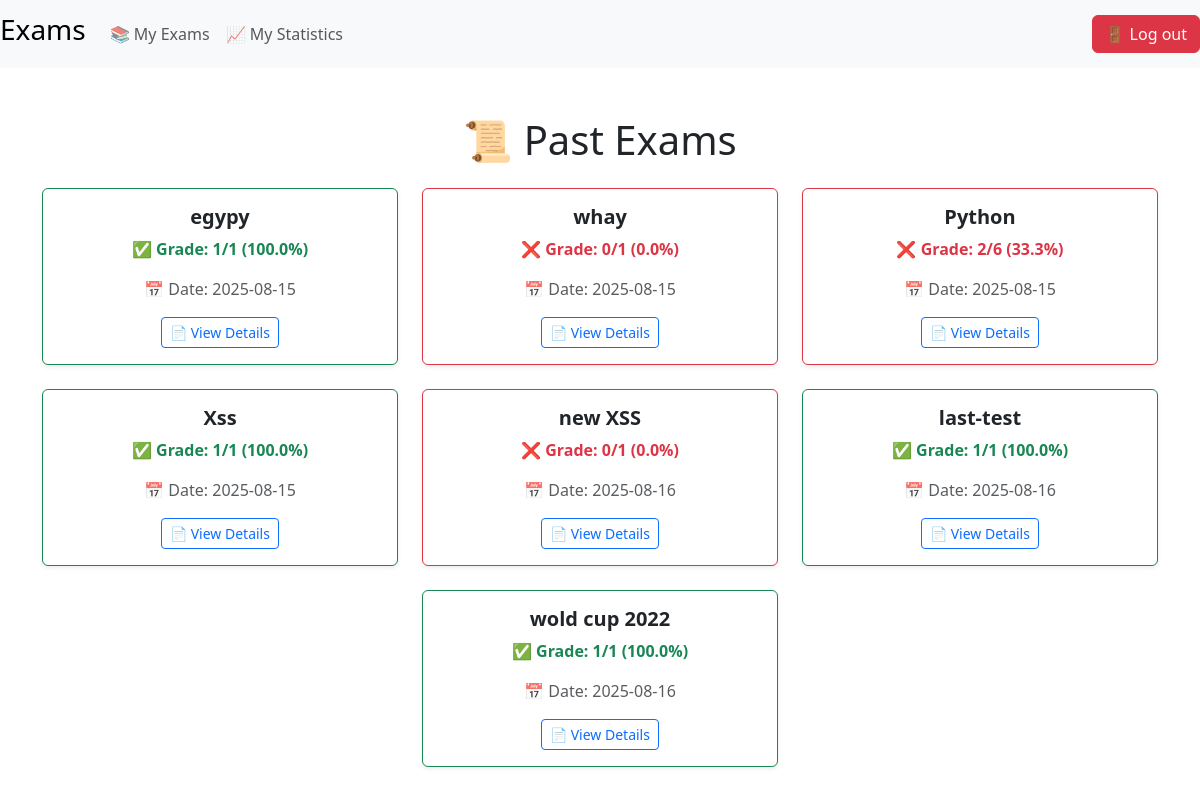
The page /my_exams (signed in) on the database as committed earlier.
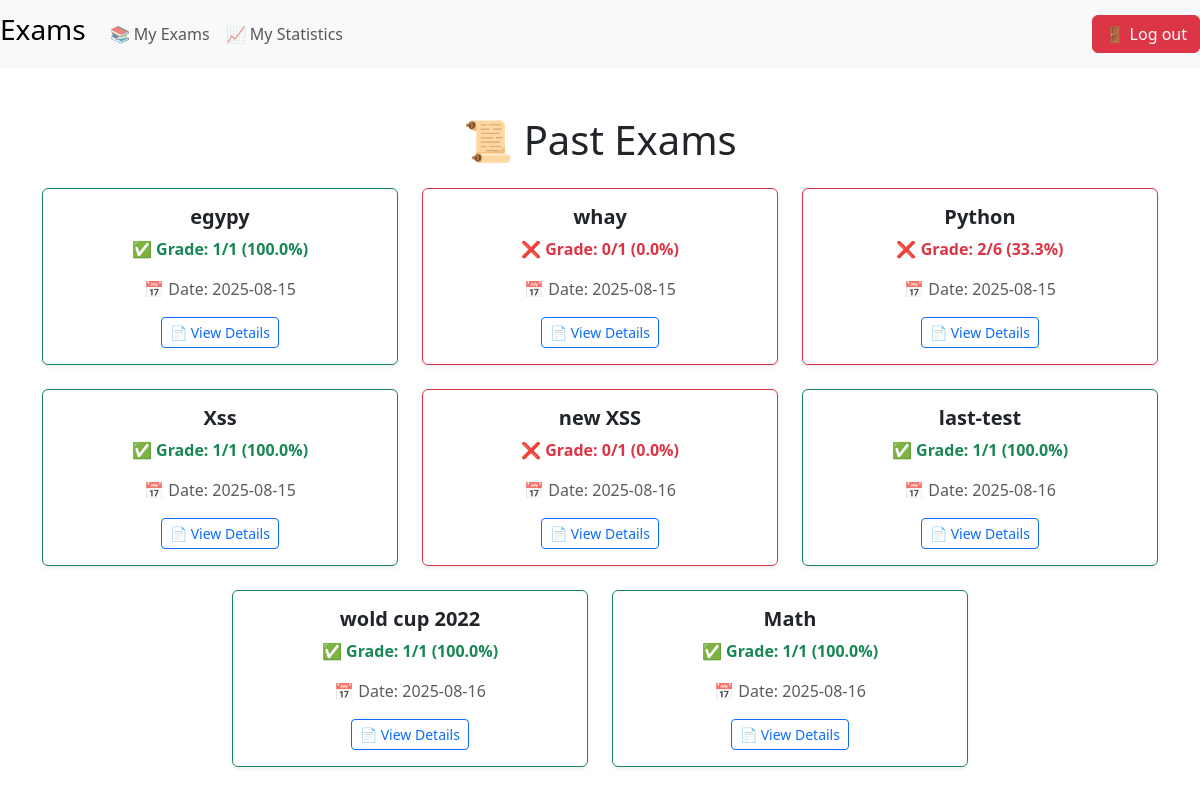
The same page on the database as committed later.
### tables this page shows
CREATE TABLE exams (
    id INTEGER PRIMARY KEY AUTOINCREMENT,
    name TEXT NOT NULL,
    created_by INTEGER NOT NULL,
    time_limit INTEGER, token TEXT, -- بالدقايق
    FOREIGN KEY (created_by) REFERENCES users(id)
);

CREATE TABLE results (
    id INTEGER PRIMARY KEY AUTOINCREMENT,
    student_id INTEGER NOT NULL,
    exam_id INTEGER NOT NULL,
    score INTEGER NOT NULL,
    date_taken DATETIME DEFAULT CURRENT_TIMESTAMP, ex_co INTEGER,
    FOREIGN KEY (student_id) REFERENCES users(id),
    FOREIGN KEY (exam_id) REFERENCES exams(id)
);

### app.py (the view)
@app.route("/my_exams", methods=["GET", "POST"])
@login_required
@not_teacher
def my_exams():
    results = query_db("SELECT * FROM results WHERE student_id = ?", (session["user_id"],))
    if not results:
        return render_template("my_past_exams_stu.html", my_past="You haven't taken any exams yet.")
    list_exams, correct, count, date = [], [], [], []
    for i in results:
        exams_name = query_db("SELECT name FROM exams WHERE id = ?", (i["exam_id"],), one=True)
        list_exams.append(exams_name["name"])
        correct.append(i["score"])
        date.append(i["date_taken"])
        ques_count = query_db("SELECT COUNT(text) as total FROM questions WHERE exam_id = ?", (i["exam_id"],), one=True)
        count.append(ques_count["total"])
    return render_template("my_past_exams_stu.html", exam=list_exams, ques_count=count, correct=correct, date=date)

### app.py (called while the page is built)
def query_db(query, args=(), one=False, commit=False):
    conn = sqlite3.connect("exams.db")
    conn.row_factory = sqlite3.Row
    cur = conn.cursor()
    cur.execute(query, args)
    if commit:
        conn.commit()
        conn.close()
        return cur.lastrowid
    rv = cur.fetchall()
    conn.close()
    return (rv[0] if rv else None) if one else [dict(row) for row in rv]

### helpers.py (called while the page is built)
def login_required(f):
    @wraps(f)
    def decorated_function(*args, **kwargs):
        if session.get("user_id") is None:
            return redirect("/login")
        return f(*args, **kwargs)
    return decorated_function

def not_teacher(f):
    @wraps(f)
    def decorated_function(*args, **kwargs):
        db.execute("SELECT role FROM users WHERE id = ?", (session.get("user_id"),))
        who = db.fetchone()
        if not who:
            return redirect("/login")
        if who["role"].lower() == "teacher":
            flash("This page is for students only", "warning")
            return redirect("/index")
        return f(*args, **kwargs)
    return decorated_function

### templates/my_past_exams_stu.html (shortened to what this page needs)
{% extends "layout.html" %}
{% block nav %}
<div class="collapse navbar-collapse" id="navbarSupportedContent">
    <ul class="navbar-nav me-auto">
        <li class="nav-item">
            <a class="nav-link" href="/my_exams">📚 My Exams</a>
        </li>
        <li class="nav-item">
            <a class="nav-link" href="/statistics">📈 My Statistics</a>
        </li>
    </ul>
    <ul class="navbar-nav ms-auto">
        <li class="nav-item">
            <a href="/logout" class="btn btn-danger">🚪 Log out</a>
        </li>
    </ul>
</div>
{% endblock %}
{% block main %}
<div class="container py-4">
    <h1 class="text-center mb-4">📜 Past Exams</h1>
    {% if not my_past %}
    <div class="row justify-content-center">
        {% for i in exam %}
        {% set score = correct[loop.index-1] %}
        {% set total = ques_count[loop.index-1] %}
        {% set percentage = (score / total * 100) | round(1) %}
        <div class="col-lg-4 col-md-6 col-sm-12 mb-4">
            <div class="card shadow-sm h-100 border-{{ 'success' if percentage >= 50 else 'danger' }}">
                <div class="card-body text-center">
                    <h5 class="card-title fw-bold">{{ i }}</h5>
                    <p class="card-text {{ 'text-success' if percentage >= 50 else 'text-danger' }} fw-bold">
                        {{ '✅' if percentage >= 50 else '❌' }} Grade: {{ score }}/{{ total }} ({{ percentage }}%)
                    </p>
                    <p class="card-text text-muted">
                        📅 Date: {{ date[loop.index-1] }}
                    </p>
                    <a href="#" class="btn btn-outline-primary btn-sm" >📄 View Details</a>
                </div>
            </div>
        </div>
        {% endfor %}
    </div>
    {% else %}
    <div class="alert alert-info text-center" role="alert">
        <h3>{{ my_past }}</h3>
    </div>
    {% endif %}
</div>
{% endblock %}

### templates/layout.html (shortened to what this page needs)
<!DOCTYPE html>
<html lang="en">
<head>
  <link href="https://cdn.jsdelivr.net/npm/bootstrap@5.3.0/dist/css/bootstrap.min.css" rel="stylesheet">
  <link rel="stylesheet" href="https://cdnjs.cloudflare.com/ajax/libs/animate.css/4.1.1/animate.min.css"/>
</head>
<body>
    <nav class="navbar navbar-expand-lg navbar-light bg-light">
        <a class="navbar-brand" href="/"><h3>Exams</h3></a>
        {% block nav %}{% endblock %}
    </nav>
    <main class="mt-4">
        {% block main %}{% endblock %}
    </main>
</body>
</html>

Rows that differ between the two databases and show on the page:
added exams: name "Math", value "✅", score "1", total "1", percentage "100.0"
added results: date_taken "2025-08-16"
